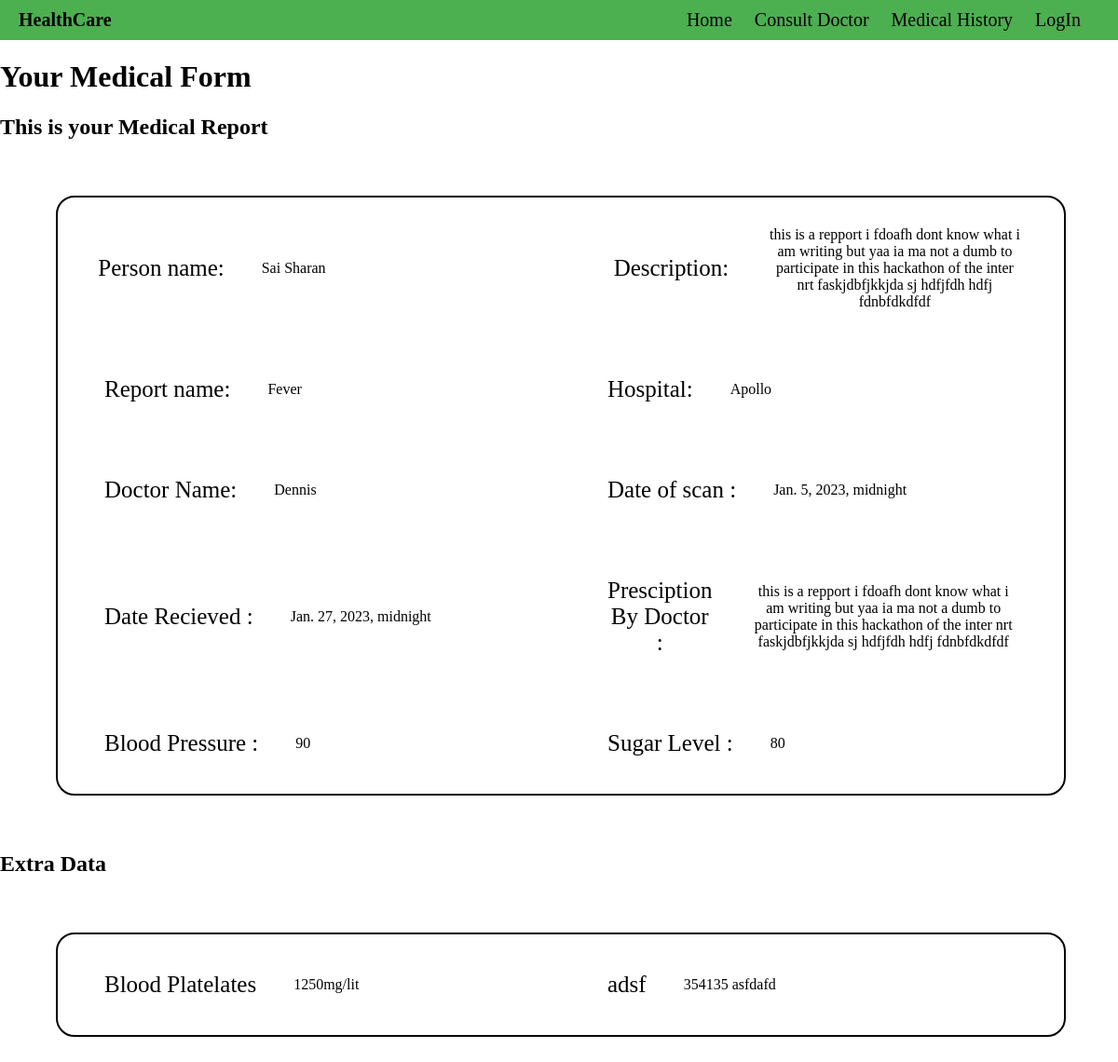
Screenshot of /medical_form_view/9 with the database file from the repository.
### Health/models.py (models this page shows, shortened)
class Medical_Report(models.Model):
    host = models.ForeignKey(User, on_delete=models.CASCADE, null=True)
    person = models.ForeignKey(Patient,on_delete=models.CASCADE,null=True)
    description = models.TextField(max_length=300,default="None ")
    Report_name = models.CharField(max_length=100)
    Hospital = models.CharField(max_length=100)
    Patient_name = models.CharField(max_length=100)
    Doctor_name = models.CharField(max_length=100)
    Date_of_scan = models.DateTimeField()
    Date_of_recieved = models.DateTimeField()
    doctor_prescription= models.TextField(max_length=300,default="None ")
    Blood_pressure = models.IntegerField()
    Sugar_level = models.IntegerField()

class Patient(models.Model):
    host = models.ForeignKey(User, on_delete=models.CASCADE, null=True)
    user_name = models.CharField(max_length=30)
    profile_pic = models.ImageField(upload_to='', null=True, default="avater.svg")
    Date_of_birth = models.DateField(null=True)
    user_relationship = models.CharField(max_length=30)
    father_name = models.CharField(max_length=30)
    mother_name = models.CharField(max_length=30)
    street = models.CharField(max_length=100)
    city = models.CharField(max_length=30)
    state = models.CharField(max_length=30)
    country = models.CharField(max_length=30)
    def __str__(self):
        return self.user_name

class Extra_Values(models.Model):
    Extra_parameters = models.ForeignKey(Medical_Report,on_delete= models.CASCADE,null=True)
    parameter_name = models.CharField(max_length=100)
    parameters_value = models.CharField(max_length=100)

### Health/views.py (the view)
# urls.py: path('medical_form_view/<str:pk>',views.medical_form_view,name="medical_form_view"),
def medical_form_view(request, pk):
    data_medi = Medical_Report.objects.get(id=int(pk))
    extra_data_medi = Extra_Values.objects.filter(Extra_parameters=data_medi)
    context = {"data_medi": data_medi, "extra_data_medi": extra_data_medi}
    return render(request, "Health/medical_form_view.html", context)

### Health/templates/Health/medical_form_view.html
{% extends 'main.html' %}
{% block content%}
<h1>Your Medical Form</h1>
<h2>This is your Medical Report </h2>
<div class="medical_form_show">
    <div class="medi_detail">
        <div class="label">
            <p> Person name:</p>
        </div>
        <div class="value">
            <p>
                {{ data_medi.person}}
            </p>
        </div>
    </div>
    <br>
    <div class="medi_detail">
        <div class="label">
            <p> Description:</p>
        </div>
        <div class="value">
            <p>
                {{ data_medi.description}}
            </p>
        </div>
    </div>
    <div class="medi_detail">
        <div class="label">
            <p> Report name:</p>
        </div>
        <div class="value">
            <p>
                {{ data_medi.Report_name}}
            </p>
        </div>
    </div>
    <div class="medi_detail">
        <div class="label">
            <p> Hospital:</p>
        </div>
        <div class="value">
            <p>
                {{ data_medi.Hospital}}
            </p>
        </div>
    </div>
    <div class="medi_detail">
        <div class="label">
            <p> Doctor Name:</p>
        </div>
        <div class="value">
            <p>
                {{ data_medi.Doctor_name}}
            </p>
        </div>
    </div>
    <div class="medi_detail">
        <div class="label">
            <p> Date of scan :</p>
        </div>
        <div class="value">
            <p>
                {{ data_medi.Date_of_scan}}
            </p>
        </div>
    </div>
    <div class="medi_detail">
        <div class="label">
            <p> Date Recieved :</p>
        </div>
        <div class="value">
            <p>
                {{ data_medi.Date_of_recieved}}
            </p>
        </div>
    </div>
    <div class="medi_detail">
        <div class="label">
            <p> Presciption By Doctor :</p>
        </div>
        <div class="value">
            <p>
                {{ data_medi.doctor_prescription}}
            </p>
        </div>
    </div>
    <div class="medi_detail">
        <div class="label">
            <p>Blood Pressure :</p>
        </div>
        <div class="value">
            <p>
                {{ data_medi.Blood_pressure}}
            </p>
        </div>
    </div>
    <div class="medi_detail">
        <div class="label">
            <p> Sugar Level :</p>
        </div>
        <div class="value">
            <p>
                {{ data_medi.Sugar_level}}
            </p>
        </div>
    </div>
</div>
<h2>Extra Data</h2>
<div class="medical_form_show">
    {% for fields in extra_data_medi %}
    <div class="medi_detail">
        <div class="label">
            <p>{{fields.parameter_name}}</p>
        </div>
        <div class="value">
            <p>{{fields.parameters_value}}</p>
        </div>
    </div>
    {% endfor %}
</div>
{% endblock %}

### static/styles/main.css (style rules this page uses)
body { margin: 0px; padding: 0px; }
.medical_form_show { width: 90vw; margin: 5vw; display: flex; text-align: center; flex-wrap: wrap; border: 2px black solid; border-radius: 20px; justify-content: space-around; }
.medical_form_show .medi_detail { width: 40vw; margin: 10px; display: flex; flex-direction: row; }
.medical_form_show .medi_detail .label { margin: 5px 20px; font-size: 25px; font-style: bold; display:flex; align-items:center; }
.medical_form_show .medi_detail .value { margin: 5px 20px; display:flex; align-items:center; }

### rows the page displays
Medical_Report: person "Sai Sharan", description "this is a repport i fdoafh dont know what i am writing but yaa ia ma not a dumb to participate in this hackathon of the inter nrt faskjdbfjkkjda sj hdfjfdh hdfj fdnbfdkdfdf", Report_name "Fever", Hospital "Apollo", Doctor_name "Dennis", Date_of_scan "Jan. 5, 2023, midnight", Date_of_recieved "Jan. 27, 2023, midnight", doctor_prescription "this is a repport i fdoafh dont know what i am writing but yaa ia ma not a dumb to participate in this hackathon of the inter nrt faskjdbfjkkjda sj hdfjfdh hdfj fdnbfdkdfdf", Blood_pressure "90", Sugar_level "80"
Extra_Values: parameter_name "Blood Platelates", parameters_value "1250mg/lit"
Extra_Values: parameter_name "adsf", parameters_value "354135 asfdafd"
